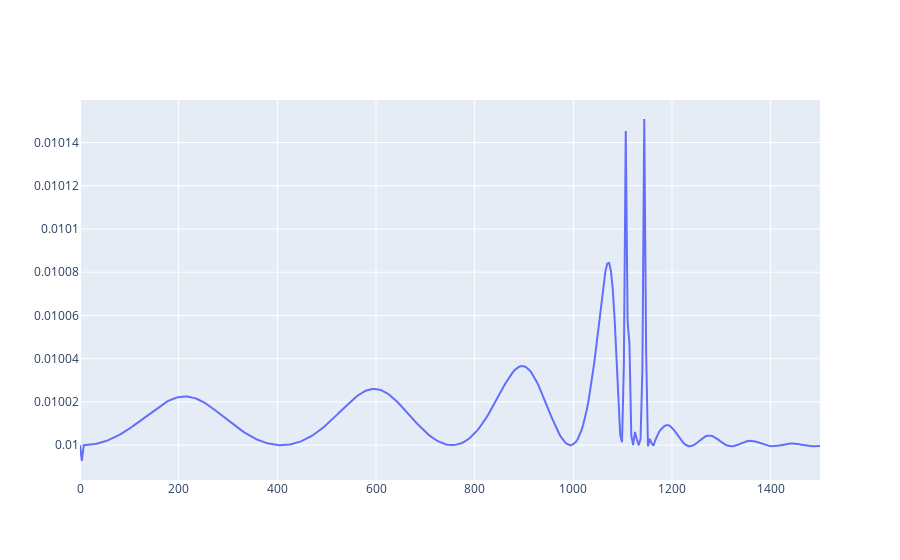

The notebook cell saved with this chart:
### Code cell
fgr=go.Figure()
len = np.zeros(M+1)
len[:]=(y[:,0]-y[:,2])**2 + (y[:,1]-y[:,3])**2
fgr.add_trace(go.Scatter(x=t,y=len[:]))

### Figure 1 — Plotly figure (JSON) as saved in the notebook; plotly's stock layout.template omitted (floating-point values rounded to 4 significant figures; data arrays with more than 128 entries replaced by an {"elided": "..."} marker saying what was removed)
{"data": [{"type": "scatter", "x": {"elided": "401 float values"}, "y": {"elided": "401 float values"}}], "layout": {}}
